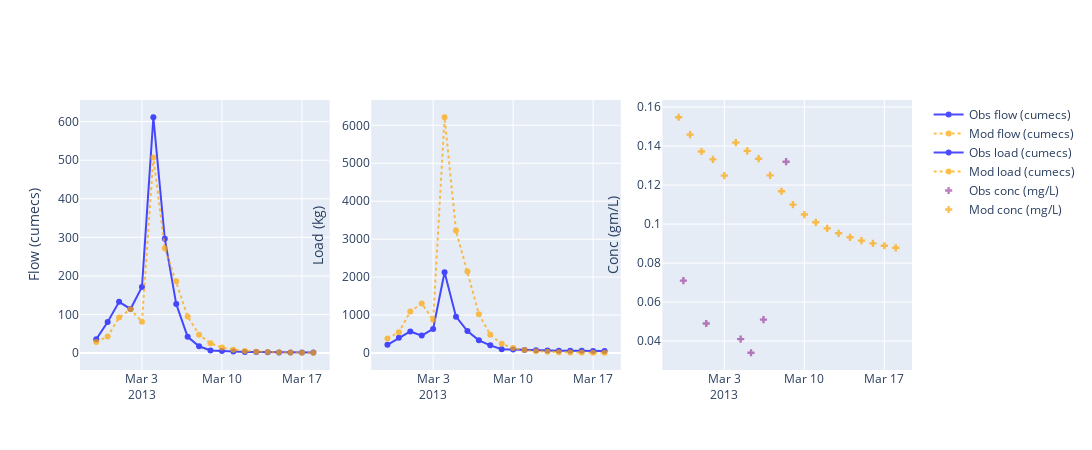

This figure's notebook cell:
### Markdown cell above
## Create observed concentration vs. flow.

### Code cell
# read information of the selected events
# Determine whehter to change the yaxis of conc to a log type.
logy = False
for e_id in range(1, 4, 3):
        # Event_ID = [e_id, e_id+1, e_id+2] # 45,
        Event_ID = [30] # , 32, 42, 3
        event_dict = {}
        conc_dict = {}
        for i in Event_ID:
                event_dict[f'event_obs_{i}'] = day_load_flow[emc_obs.loc[i, 'start']:emc_obs.loc[i, 'end']].filter(items=['Loads (kg)', 'Flow (ML)'])
                event_dict[f'event_mod_{i}'] = mod_load_flow[emc_mod.loc[i, 'start']:emc_mod.loc[i, 'end']].filter(items=['Loads (kg)', 'Flow (ML)'])
                conc_dict[f'event_obs_{i}'] = conc_obs[emc_obs.loc[i, 'start']:(emc_obs.loc[i, 'end'] + datetime.timedelta(days=1))].filter(items=['DIN (mg/L)'])
                conc_dict[f'event_mod_{i}'] = conc_mod[emc_mod.loc[i, 'start']:(emc_mod.loc[i, 'end'] + datetime.timedelta(days=1))].filter(items=['Concentration (mg/L)'])
                conc_dict[f'event_obsest_{i}'] = conc_obsest[emc_obs.loc[i, 'start']:(emc_obs.loc[i, 'end'] + datetime.timedelta(days=1))].filter(items=['Concentration (mg/L)'])

        labs = ['Loads (kg)', 'Flow (ML)']
        fig = make_subplots(rows=1, cols=3, shared_yaxes=False, shared_xaxes=False, 
                                horizontal_spacing = 0.05, vertical_spacing = 0.01,
                                 row_heights=[1], column_widths=[1, 1, 1]) # column_titles=[f'Event {i}'for i in Event_ID],
        show_legend = [True, False, False, False]
        for i in range(len(Event_ID)):
                x_obs = event_dict[f'event_obs_{Event_ID[i]}'].index
                x_mod = event_dict[f'event_mod_{Event_ID[i]}'].index
                fig.add_trace(go.Line(x = x_obs, y=event_dict[f'event_obs_{Event_ID[i]}'].loc[:, labs[1]], \
                                name=f'Obs flow (cumecs)', line={'color': 'blue'}, showlegend = show_legend[i], mode='lines+markers', opacity=0.7), row=i+1, col= 1)

                fig.add_trace(go.Line(x = x_mod, y=event_dict[f'event_mod_{Event_ID[i]}'].loc[:, labs[1]], \
                                name=f'Mod flow (cumecs)', line={'dash' : 'dot', 'color': 'orange'}, showlegend = show_legend[i], mode='lines+markers', opacity=0.7), row=i+1, col= 1)
                
                fig.add_trace(go.Line(x = x_obs, y=event_dict[f'event_obs_{Event_ID[i]}'].loc[:, labs[0]], \
                                name=f'Obs load (cumecs)', line={'color': 'blue'}, showlegend = show_legend[i], mode='lines+markers', opacity=0.7), row=i+1, col= 2)

                fig.add_trace(go.Line(x = x_mod, y=event_dict[f'event_mod_{Event_ID[i]}'].loc[:, labs[0]], \
                                name=f'Mod load (cumecs)', line={'dash' : 'dot', 'color': 'orange'}, showlegend = show_legend[i], mode='lines+markers', opacity=0.7), row=i+1, col= 2)
                
                fig.add_trace(go.Line(x = conc_dict[f'event_obs_{Event_ID[i]}'].index, y=conc_dict[f'event_obs_{Event_ID[i]}'].loc[:, 'DIN (mg/L)'], \
                                name='Obs conc (mg/L)', line={'color': 'purple'}, showlegend = show_legend[i], mode='markers', marker={'symbol':'cross'}, opacity=0.5), \
                                row=i+1, col= 3)
                fig.add_trace(go.Line(x = x_mod, y=conc_dict[f'event_mod_{Event_ID[i]}'].loc[:, 'Concentration (mg/L)'], \
                                name='Mod conc (mg/L)', line={'color': 'orange'}, showlegend = show_legend[i], marker={'symbol':'cross'}, mode='markers', opacity=0.7), \
                                row=i+1, col= 3)
                fig["layout"]["yaxis1"].update({"title": "Flow (cumecs) "})
                fig["layout"]["yaxis2"].update({"title": "Load (kg)"})
                fig["layout"]["yaxis3"].update({"title": "Conc (gm/L)"})
                if logy:
                        fig["layout"]["yaxis4"].update({'type':'log'})
                        fig["layout"]["yaxis5"].update({'type':'log'})
                        fig["layout"]["yaxis6"].update({'type':'log'})
                # layout = fig.update_layout(yaxis=dict(title=['Flow (ML)', 'Load (kg)', 'Conc (mg/L)']))
                fig.update_layout(autosize=False, width=1500, height=450)
        # fig.write_image(fig_path + f'event-conc-flow{Event_ID[0]}-{Event_ID[1]}-{Event_ID[2]}.png', scale=2);
        fig.write_image(fig_path + f'event-conc-flow{Event_ID[0]}.png', scale=2);
        fig.show()

### Figure 1 — Plotly figure (JSON) as saved in the notebook; plotly's stock layout.template omitted (floating-point values rounded to 4 significant figures)
{"data": [{"line": {"color": "blue"}, "mode": "lines+markers", "name": "Obs flow (cumecs)", "opacity": 0.7, "showlegend": true, "type": "scatter", "x": ["2013-02-27T00:00:00", "2013-02-28T00:00:00", "2013-03-01T00:00:00", "2013-03-02T00:00:00", "2013-03-03T00:00:00", "2013-03-04T00:00:00", "2013-03-05T00:00:00", "2013-03-06T00:00:00", "2013-03-07T00:00:00", "2013-03-08T00:00:00", "2013-03-09T00:00:00", "2013-03-10T00:00:00", "2013-03-11T00:00:00", "2013-03-12T00:00:00", "2013-03-13T00:00:00", "2013-03-14T00:00:00", "2013-03-15T00:00:00", "2013-03-16T00:00:00", "2013-03-17T00:00:00", "2013-03-18T00:00:00"], "xaxis": "x", "y": [35.96, 80.61, 133.0, 114.4, 171.2, 611.4, 296.5, 127.1, 42.22, 17.7, 6.829, 5.191, 3.914, 3.086, 2.532, 2.059, 1.794, 1.539, 1.369, 1.228], "yaxis": "y"}, {"line": {"color": "orange", "dash": "dot"}, "mode": "lines+markers", "name": "Mod flow (cumecs)", "opacity": 0.7, "showlegend": true, "type": "scatter", "x": ["2013-02-27T00:00:00", "2013-02-28T00:00:00", "2013-03-01T00:00:00", "2013-03-02T00:00:00", "2013-03-03T00:00:00", "2013-03-04T00:00:00", "2013-03-05T00:00:00", "2013-03-06T00:00:00", "2013-03-07T00:00:00", "2013-03-08T00:00:00", "2013-03-09T00:00:00", "2013-03-10T00:00:00", "2013-03-11T00:00:00", "2013-03-12T00:00:00", "2013-03-13T00:00:00", "2013-03-14T00:00:00", "2013-03-15T00:00:00", "2013-03-16T00:00:00", "2013-03-17T00:00:00", "2013-03-18T00:00:00"], "xaxis": "x", "y": [28.57, 43.13, 92.27, 113.5, 81.04, 507.1, 271.5, 186.1, 94.79, 47.52, 25.39, 14.4, 8.698, 5.566, 3.74, 2.619, 1.899, 1.419, 1.087, 0.8507], "yaxis": "y"}, {"line": {"color": "blue"}, "mode": "lines+markers", "name": "Obs load (cumecs)", "opacity": 0.7, "showlegend": true, "type": "scatter", "x": ["2013-02-27T00:00:00", "2013-02-28T00:00:00", "2013-03-01T00:00:00", "2013-03-02T00:00:00", "2013-03-03T00:00:00", "2013-03-04T00:00:00", "2013-03-05T00:00:00", "2013-03-06T00:00:00", "2013-03-07T00:00:00", "2013-03-08T00:00:00", "2013-03-09T00:00:00", "2013-03-10T00:00:00", "2013-03-11T00:00:00", "2013-03-12T00:00:00", "2013-03-13T00:00:00", "2013-03-14T00:00:00", "2013-03-15T00:00:00", "2013-03-16T00:00:00", "2013-03-17T00:00:00", "2013-03-18T00:00:00"], "xaxis": "x2", "y": [215.4, 402.6, 567.4, 458.4, 634.3, 2130.0, 957.2, 577.3, 333.4, 201.9, 99.93, 92.16, 81.6, 73.94, 68.48, 62.11, 59.66, 55.96, 54.01, 52.25], "yaxis": "y2"}, {"line": {"color": "orange", "dash": "dot"}, "mode": "lines+markers", "name": "Mod load (cumecs)", "opacity": 0.7, "showlegend": true, "type": "scatter", "x": ["2013-02-27T00:00:00", "2013-02-28T00:00:00", "2013-03-01T00:00:00", "2013-03-02T00:00:00", "2013-03-03T00:00:00", "2013-03-04T00:00:00", "2013-03-05T00:00:00", "2013-03-06T00:00:00", "2013-03-07T00:00:00", "2013-03-08T00:00:00", "2013-03-09T00:00:00", "2013-03-10T00:00:00", "2013-03-11T00:00:00", "2013-03-12T00:00:00", "2013-03-13T00:00:00", "2013-03-14T00:00:00", "2013-03-15T00:00:00", "2013-03-16T00:00:00", "2013-03-17T00:00:00", "2013-03-18T00:00:00"], "xaxis": "x2", "y": [382.1, 543.7, 1094.0, 1306.0, 874.3, 6213.0, 3226.0, 2147.0, 1024.0, 479.7, 241.3, 130.5, 75.85, 47.02, 30.78, 21.09, 15.01, 11.04, 8.345, 6.457], "yaxis": "y2"}, {"line": {"color": "purple"}, "marker": {"symbol": "cross"}, "mode": "markers", "name": "Obs conc (mg/L)", "opacity": 0.5, "showlegend": true, "type": "scatter", "x": ["2013-02-27T10:00:00.288000", "2013-03-01T10:00:00.288000", "2013-03-04T10:14:59.712000", "2013-03-05T07:59:59.712000", "2013-03-06T10:09:59.904000", "2013-03-08T09:45:00"], "xaxis": "x3", "y": [0.071, 0.049, 0.041, 0.034, 0.051, 0.132], "yaxis": "y3"}, {"line": {"color": "orange"}, "marker": {"symbol": "cross"}, "mode": "markers", "name": "Mod conc (mg/L)", "opacity": 0.7, "showlegend": true, "type": "scatter", "x": ["2013-02-27T00:00:00", "2013-02-28T00:00:00", "2013-03-01T00:00:00", "2013-03-02T00:00:00", "2013-03-03T00:00:00", "2013-03-04T00:00:00", "2013-03-05T00:00:00", "2013-03-06T00:00:00", "2013-03-07T00:00:00", "2013-03-08T00:00:00", "2013-03-09T00:00:00", "2013-03-10T00:00:00", "2013-03-11T00:00:00", "2013-03-12T00:00:00", "2013-03-13T00:00:00", "2013-03-14T00:00:00", "2013-03-15T00:00:00", "2013-03-16T00:00:00", "2013-03-17T00:00:00", "2013-03-18T00:00:00"], "xaxis": "x3", "y": [0.1548, 0.1459, 0.1372, 0.1332, 0.1249, 0.1418, 0.1375, 0.1335, 0.125, 0.1168, 0.11, 0.1049, 0.1009, 0.09778, 0.09526, 0.09321, 0.09151, 0.09009, 0.08888, 0.08784, 0.08657], "yaxis": "y3"}], "layout": {"autosize": false, "height": 450, "width": 1500, "xaxis": {"anchor": "y", "domain": [0, 0.3]}, "xaxis2": {"anchor": "y2", "domain": [0.35, 0.65]}, "xaxis3": {"anchor": "y3", "domain": [0.7, 1]}, "yaxis": {"anchor": "x", "domain": [0, 1], "title": {"text": "Flow (cumecs) "}}, "yaxis2": {"anchor": "x2", "domain": [0, 1], "title": {"text": "Load (kg)"}}, "yaxis3": {"anchor": "x3", "domain": [0, 1], "title": {"text": "Conc (gm/L)"}}}}
